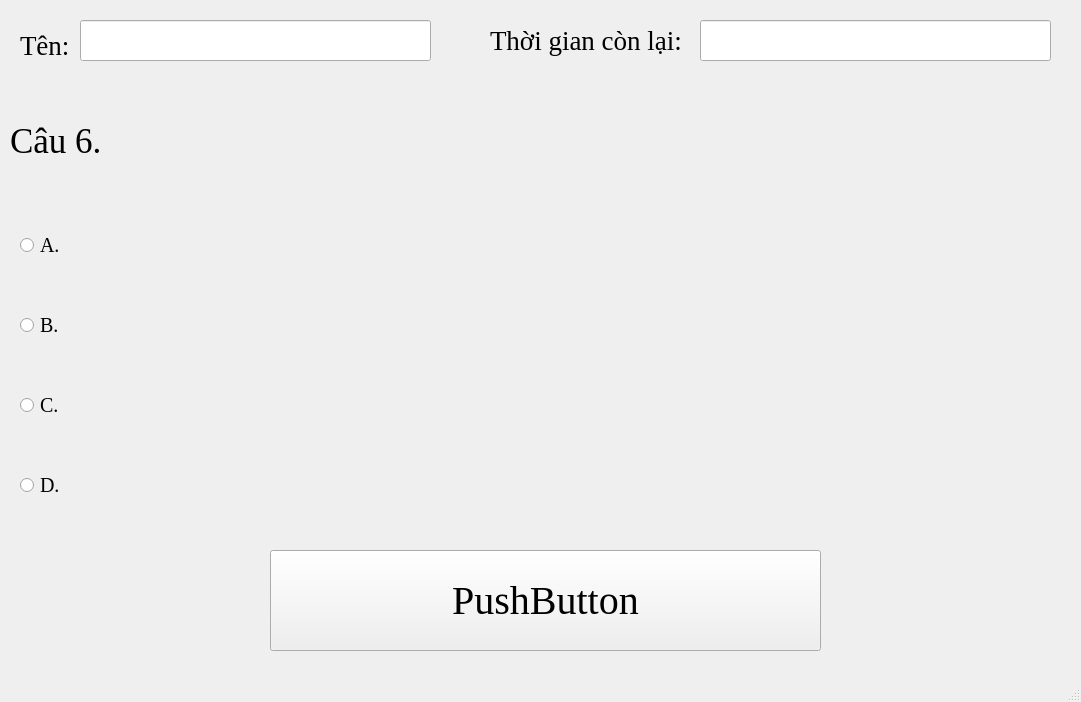
<?xml version="1.0" encoding="UTF-8"?>
<ui version="4.0">
 <class>MainWindow</class>
 <widget class="QMainWindow" name="MainWindow">
  <property name="geometry">
   <rect>
    <x>0</x>
    <y>0</y>
    <width>1081</width>
    <height>702</height>
   </rect>
  </property>
  <property name="minimumSize">
   <size>
    <width>1081</width>
    <height>702</height>
   </size>
  </property>
  <property name="maximumSize">
   <size>
    <width>1081</width>
    <height>702</height>
   </size>
  </property>
  <property name="windowTitle">
   <string>MainWindow</string>
  </property>
  <widget class="QWidget" name="centralwidget">
   <widget class="QRadioButton" name="D_Button">
    <property name="geometry">
     <rect>
      <x>20</x>
      <y>450</y>
      <width>1061</width>
      <height>71</height>
     </rect>
    </property>
    <property name="font">
     <font>
      <family>Times New Roman</family>
      <pointsize>15</pointsize>
     </font>
    </property>
    <property name="text">
     <string>D.</string>
    </property>
   </widget>
   <widget class="QLineEdit" name="Time">
    <property name="geometry">
     <rect>
      <x>700</x>
      <y>20</y>
      <width>351</width>
      <height>41</height>
     </rect>
    </property>
    <property name="font">
     <font>
      <family>Times New Roman</family>
      <pointsize>25</pointsize>
     </font>
    </property>
   </widget>
   <widget class="QRadioButton" name="C_Button">
    <property name="geometry">
     <rect>
      <x>20</x>
      <y>370</y>
      <width>1061</width>
      <height>71</height>
     </rect>
    </property>
    <property name="font">
     <font>
      <family>Times New Roman</family>
      <pointsize>15</pointsize>
     </font>
    </property>
    <property name="text">
     <string>C.</string>
    </property>
   </widget>
   <widget class="QPushButton" name="Next_Button">
    <property name="geometry">
     <rect>
      <x>270</x>
      <y>550</y>
      <width>551</width>
      <height>101</height>
     </rect>
    </property>
    <property name="font">
     <font>
      <family>Times New Roman</family>
      <pointsize>30</pointsize>
     </font>
    </property>
    <property name="text">
     <string>PushButton</string>
    </property>
   </widget>
   <widget class="QLabel" name="label_4">
    <property name="geometry">
     <rect>
      <x>490</x>
      <y>20</y>
      <width>201</width>
      <height>41</height>
     </rect>
    </property>
    <property name="font">
     <font>
      <family>Times New Roman</family>
      <pointsize>20</pointsize>
     </font>
    </property>
    <property name="text">
     <string>Thời gian còn lại:</string>
    </property>
   </widget>
   <widget class="QLineEdit" name="Name">
    <property name="geometry">
     <rect>
      <x>80</x>
      <y>20</y>
      <width>351</width>
      <height>41</height>
     </rect>
    </property>
    <property name="font">
     <font>
      <family>Times New Roman</family>
      <pointsize>25</pointsize>
     </font>
    </property>
   </widget>
   <widget class="QRadioButton" name="B_Button">
    <property name="geometry">
     <rect>
      <x>20</x>
      <y>290</y>
      <width>1061</width>
      <height>71</height>
     </rect>
    </property>
    <property name="font">
     <font>
      <family>Times New Roman</family>
      <pointsize>15</pointsize>
     </font>
    </property>
    <property name="text">
     <string>B.</string>
    </property>
   </widget>
   <widget class="QRadioButton" name="A_Button">
    <property name="geometry">
     <rect>
      <x>20</x>
      <y>210</y>
      <width>1061</width>
      <height>71</height>
     </rect>
    </property>
    <property name="font">
     <font>
      <family>Times New Roman</family>
      <pointsize>15</pointsize>
     </font>
    </property>
    <property name="text">
     <string>A.</string>
    </property>
   </widget>
   <widget class="QLabel" name="label_3">
    <property name="geometry">
     <rect>
      <x>20</x>
      <y>30</y>
      <width>61</width>
      <height>31</height>
     </rect>
    </property>
    <property name="font">
     <font>
      <family>Times New Roman</family>
      <pointsize>20</pointsize>
     </font>
    </property>
    <property name="text">
     <string>Tên:</string>
    </property>
   </widget>
   <widget class="QLabel" name="label_2">
    <property name="geometry">
     <rect>
      <x>10</x>
      <y>80</y>
      <width>1071</width>
      <height>121</height>
     </rect>
    </property>
    <property name="font">
     <font>
      <family>Times New Roman</family>
      <pointsize>26</pointsize>
     </font>
    </property>
    <property name="styleSheet">
     <string notr="true"/>
    </property>
    <property name="text">
     <string>Câu 6.</string>
    </property>
   </widget>
  </widget>
  <widget class="QMenuBar" name="menubar">
   <property name="geometry">
    <rect>
     <x>0</x>
     <y>0</y>
     <width>1081</width>
     <height>21</height>
    </rect>
   </property>
  </widget>
  <widget class="QStatusBar" name="statusbar"/>
 </widget>
 <resources/>
 <connections/>
</ui>
